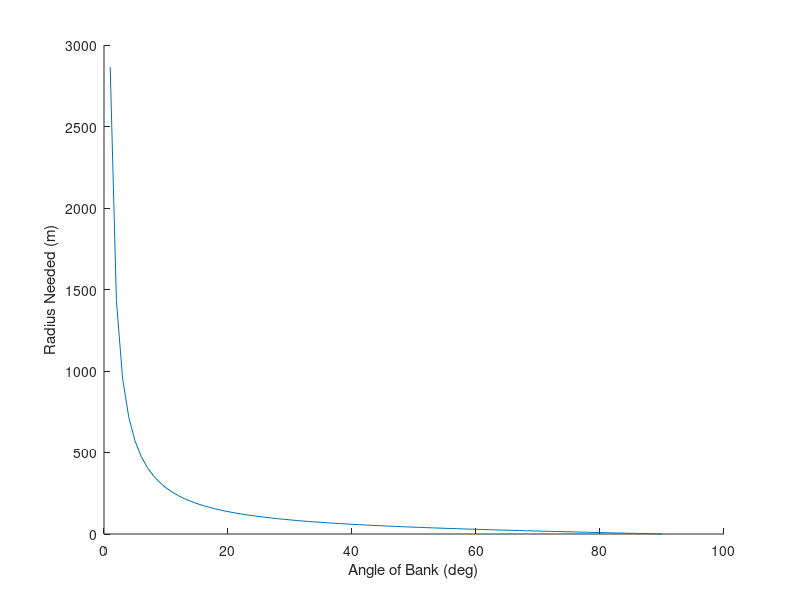

Here is the MATLAB script that generated this plot: (Note: this script raises an error after producing the figure.)
% function [] = bankedTurn(h,theta)
% Constants
h = 100;
theta = 0:90;
g = 9.81;
h_0 = 125;
v = sqrt(2*g*(h_0-h));
% Radius Calculation
r = cotd(theta)*v^2/(g);
hold on;
plot(theta,r);
xlabel('Angle of Bank (deg)')
ylabel('Radius Needed (m)')
% Normal G calculation
G = 1./cosd(theta);
yyaxis right
ylabel('Gs Felt')
xline(acosd(1/6)); % All angles past this are unusable (Normal Gs > 6)
plot(theta,G)